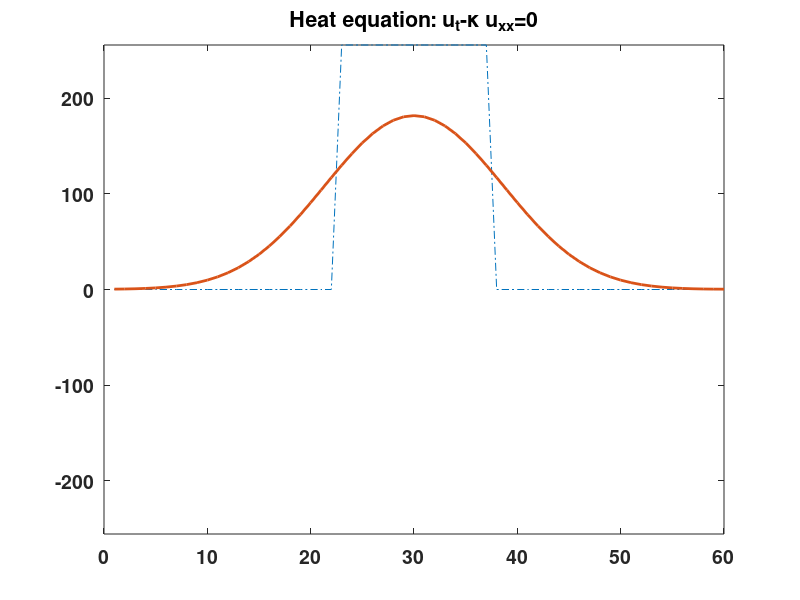
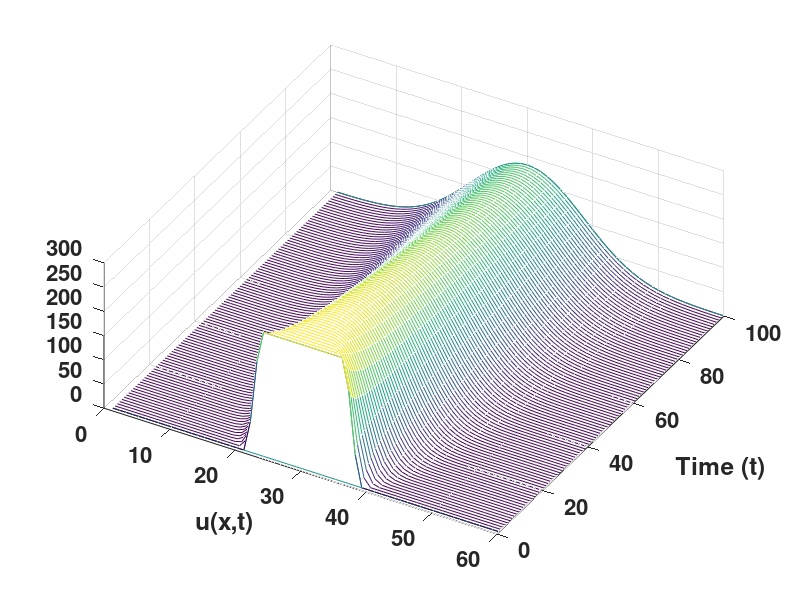

MATLAB code for these plots, in order:
clear;
n=60;
Nstep=100;

L=n;
kappa=0.25;

dx=1;
x=1:dx:L;

q=2^8
u=fix(q*(1-abs(sign(x-L*5/8)+sign(x-L*3/8))./2)');
v=u;
v_initial=u;
title_str='Heat equation: u_t-\kappa u_{xx}=0';

figure(1);
plot(x,v_initial,'-.','linewidth',2);
axis([0 L -q q]);
set(gca,'fontsize',14,'fontweight','bold');
title(title_str);
axis tight;
set(gca,'nextplot','replacechildren');

I=2:n-1;

for time=1:Nstep,
    
    uxx(1)=v(2)-2*v(1)+v(n);
    uxx(n)=v(1)-2*v(n)+v(n-1);
    uxx(I)=v(I+1)-2*v(I)+v(I-1);
    
    u=v+kappa*uxx';
    
    v=u;
    
    plot(x,v_initial,'-.',x,u,'linewidth',2);
    axis([0 L -q q]);
    Ufinal(time,:)=u';
    pause(0.1);
    drawnow
end

figure(2);
disp('Display results ...');
waterfall(Ufinal);
xlabel('u(x,t)');
ylabel('Time (t)');
set(gca, 'fontsize',16,'fontweight','bold');
view([30 60]);